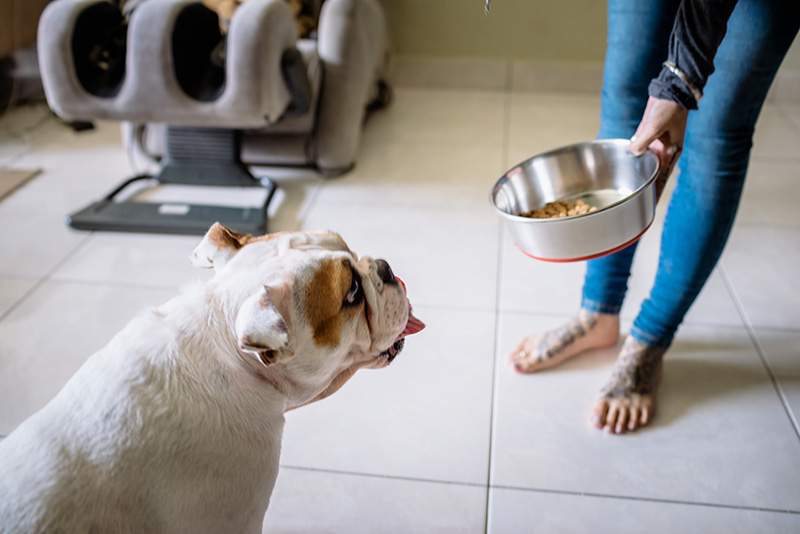
#> input picture segment/segment_anything_main/notebooks/images/dog.jpg, 800 x 534 px
$ python -i utils.py   (imports and definitions only)   (older library calls are emulated)
#> lines starting #> are read from the running program, lines starting #| are printed output that depends on the picture
#> further down, picture is the input picture: shape (534, 800, 3); mean B, G, R 148.1, 148.7, 150.6
import numpy as np
import cv2
import torch

# [1 line that did not run here, left out]


def read_image(img_file, img_size):
    im = cv2.imread(img_file)
    im = cv2.resize(im, (img_size, img_size), interpolation=cv2.INTER_CUBIC)
    data = torch.from_numpy(np.array([im.transpose((2, 0, 1)).astype('float32') / 255.]))

    return data


def compute_sobel_gradients(img_rgb):
    """
    Compute Sobel gradients on the given RGB image.

    :param img_rgb: Input RGB image.
    :type img_rgb: numpy.ndarray
    :return: Gradients on X, Y, and both X and Y axes.
    :rtype: torch.Tensor, torch.Tensor, torch.Tensor
    """
    img_gray = cv2.cvtColor(img_rgb, cv2.COLOR_BGR2GRAY) / 255.
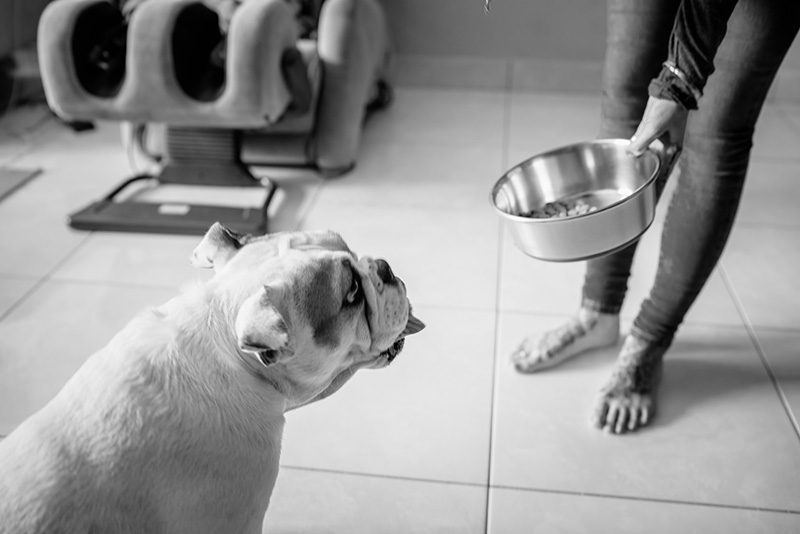
#> img_gray: shape (534, 800) float64; min 0, max 1, mean 0.585

    sobelx = cv2.Sobel(src=img_gray, ddepth=cv2.CV_64F, dx=1, dy=0, ksize=3)
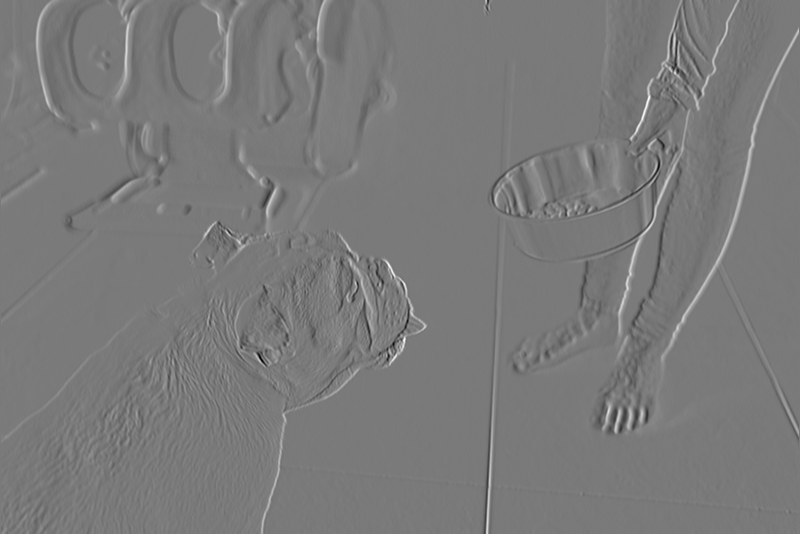
#> sobelx: shape (534, 800) float64; min -2.55, max 2.76, mean -0.000126; drawn with min black and max white
    sobely = cv2.Sobel(src=img_gray, ddepth=cv2.CV_64F, dx=0, dy=1, ksize=3)
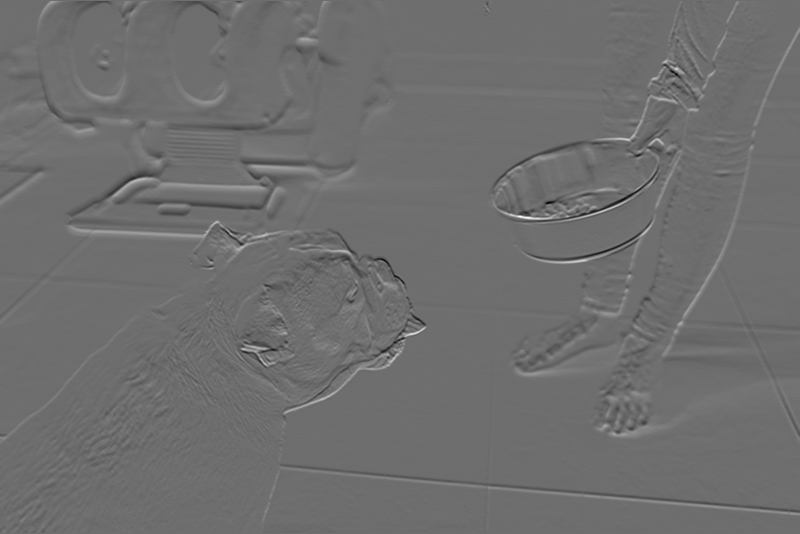
#> sobely: shape (534, 800) float64; min -2.4, max 3.14, mean 0.00359; drawn with min black and max white
    sobelxy = cv2.Sobel(src=img_gray, ddepth=cv2.CV_64F, dx=1, dy=1, ksize=3)
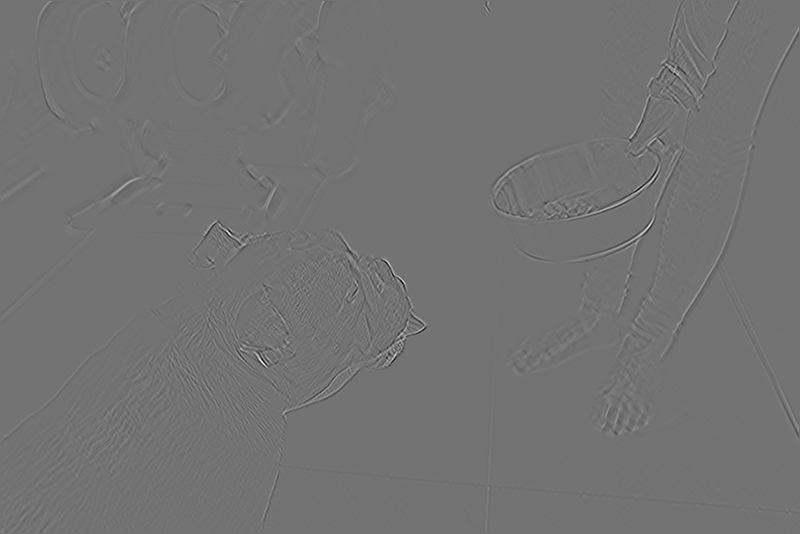
#> sobelxy: shape (534, 800) float64; min -0.851, max 1.03, mean 2.3e-06; drawn with min black and max white

#> (the run stopped early here; a loop or call above may not have finished)

$ run again, on segment/segment_anything_main/notebooks/images/groceries.jpg
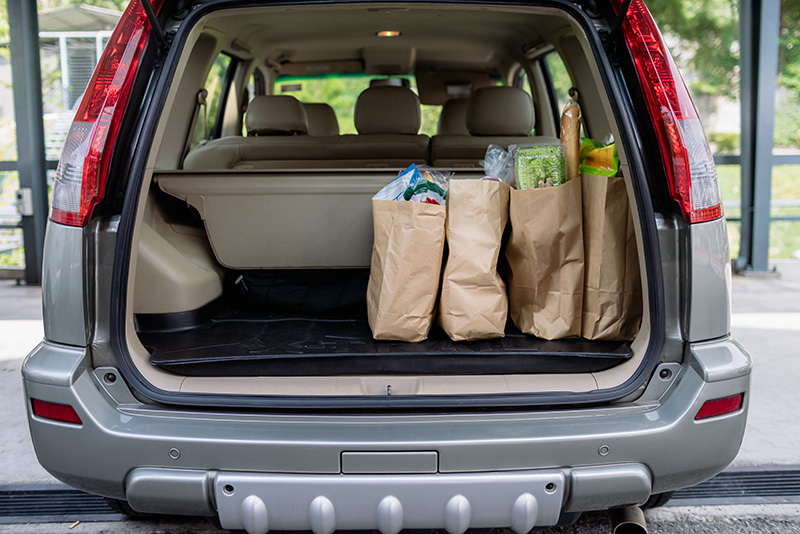
#> input picture segment/segment_anything_main/notebooks/images/groceries.jpg, 800 x 534 px
#> picture is the input picture: shape (534, 800, 3); mean B, G, R 102.9, 105.7, 109.5
#> in compute_sobel_gradients, `img_gray = cv2.cvtColor(img_rgb, cv2.COLOR_BGR2GRAY) / 255.`:
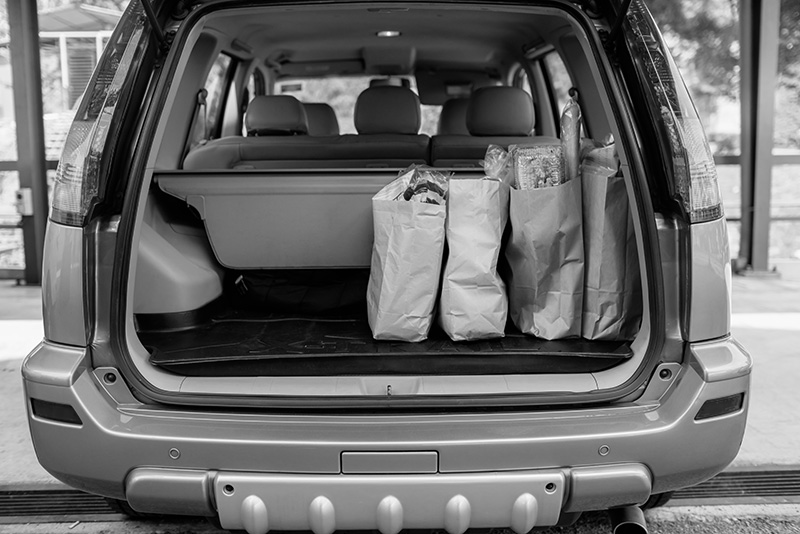
#> img_gray: shape (534, 800) float64; min 0, max 1, mean 0.418
#> in compute_sobel_gradients, `sobelxy = cv2.Sobel(src=img_gray, ddepth=cv2.CV_64F, dx=1, dy=1, ksize..`:
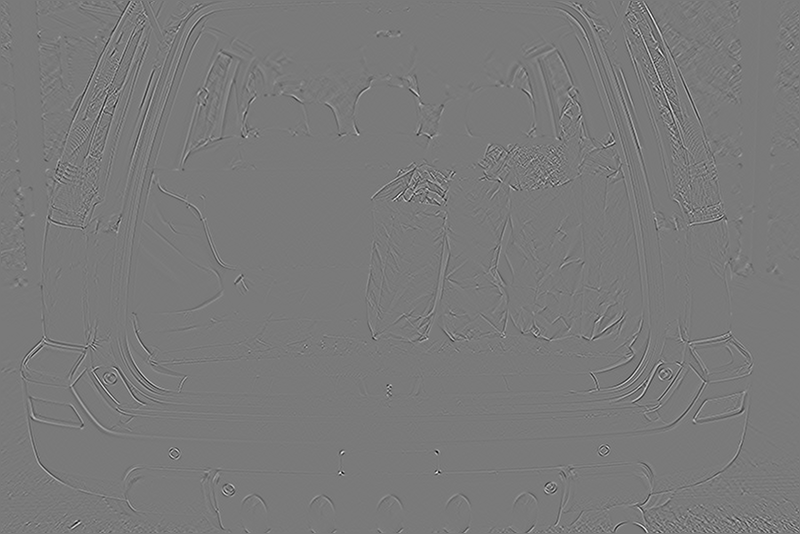
#> sobelxy: shape (534, 800) float64; min -1.18, max 1.28, mean 5.17e-06; drawn with min black and max white

$ run again, on segment/segment_anything_main/notebooks/images/truck.jpg
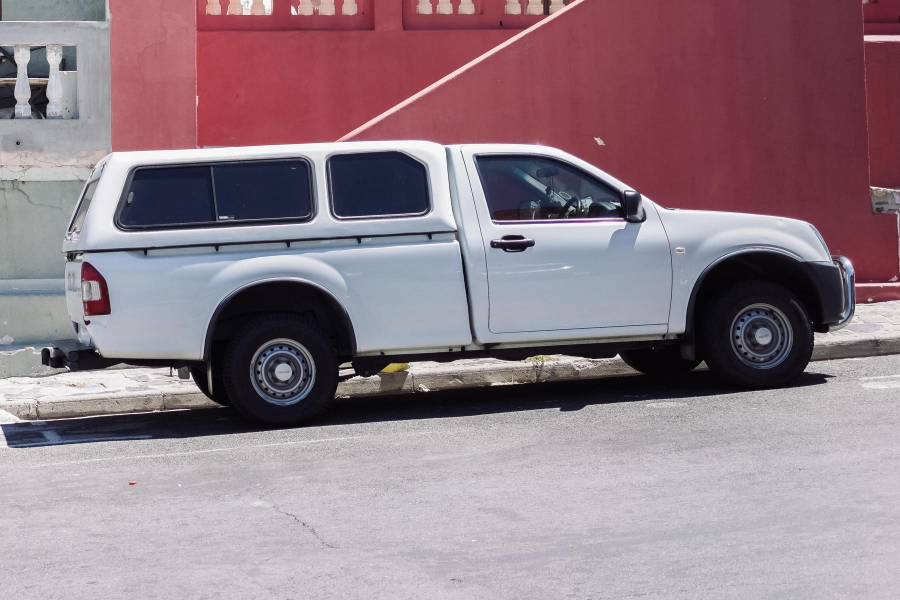
#> input picture segment/segment_anything_main/notebooks/images/truck.jpg, 1800 x 1200 px (shown at 1/2 size)
#> picture is the input picture: shape (1200, 1800, 3); mean B, G, R 135.2, 126.5, 145.8
#> in compute_sobel_gradients, `img_gray = cv2.cvtColor(img_rgb, cv2.COLOR_BGR2GRAY) / 255.`:
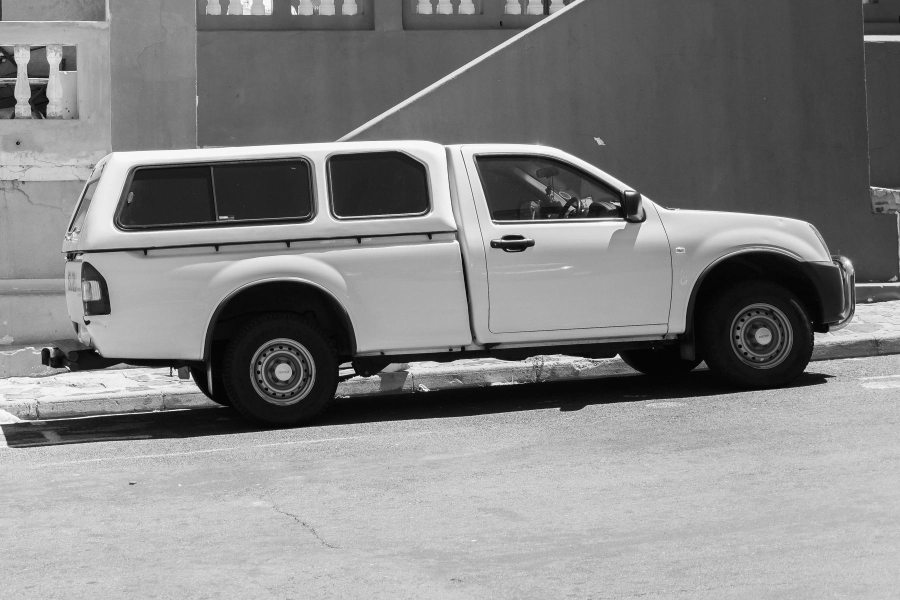
#> img_gray: shape (1200, 1800) float64 (shown at 1/2 size); min 0, max 1, mean 0.522
#> in compute_sobel_gradients, `sobely = cv2.Sobel(src=img_gray, ddepth=cv2.CV_64F, dx=0, dy=1, ksize=3)`:
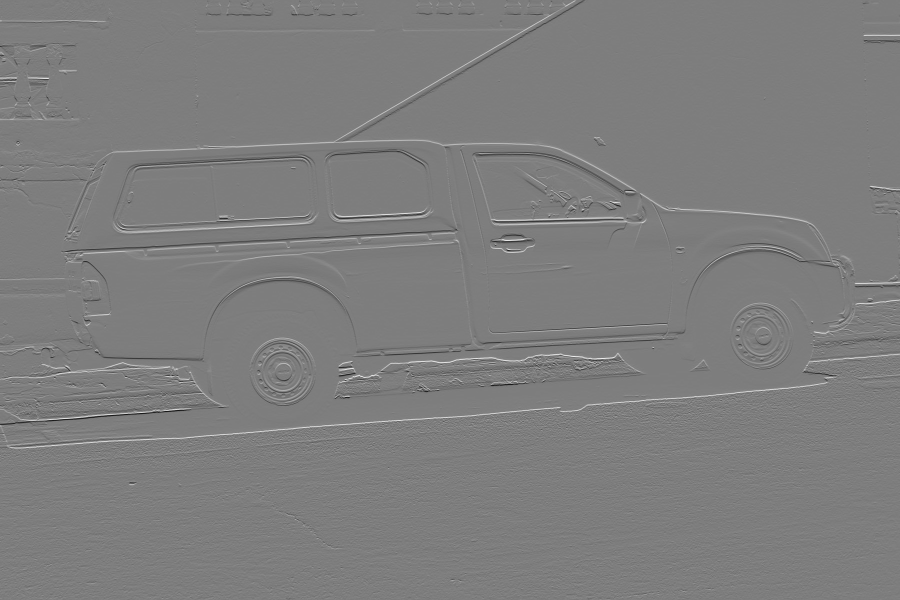
#> sobely: shape (1200, 1800) float64 (shown at 1/2 size); min -3.49, max 3.58, mean 0.00199; drawn with min black and max white
